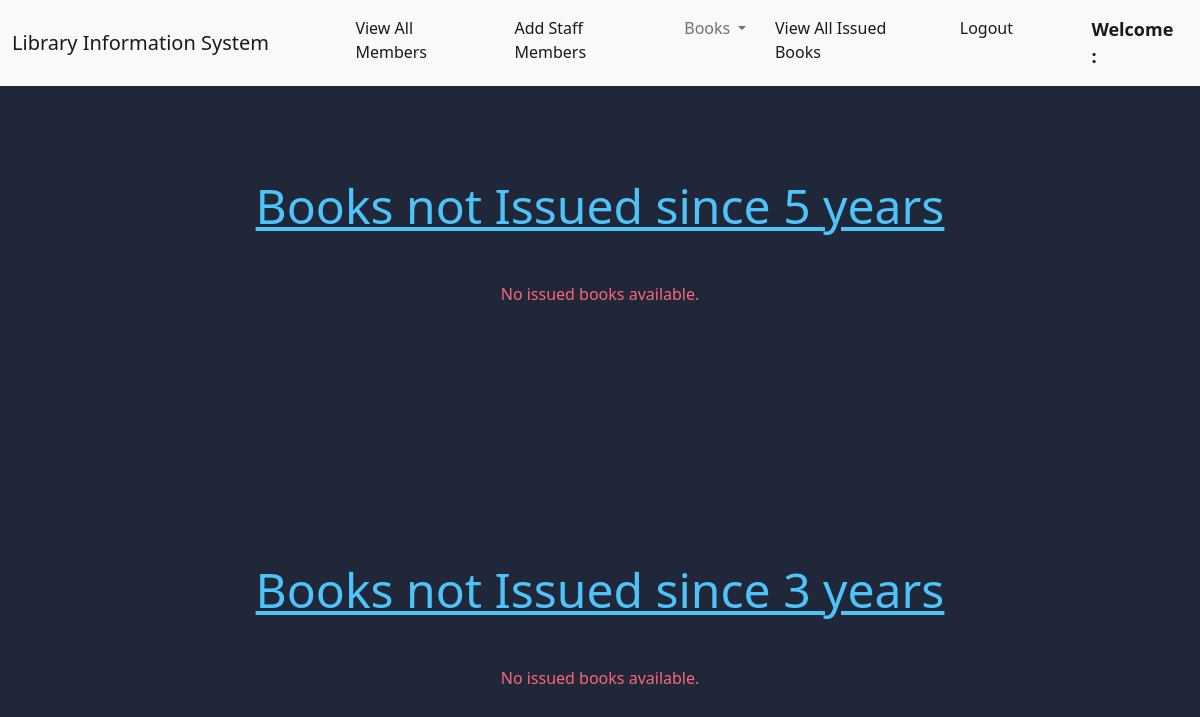
The app's page /staff/issue_statistics/, older data.
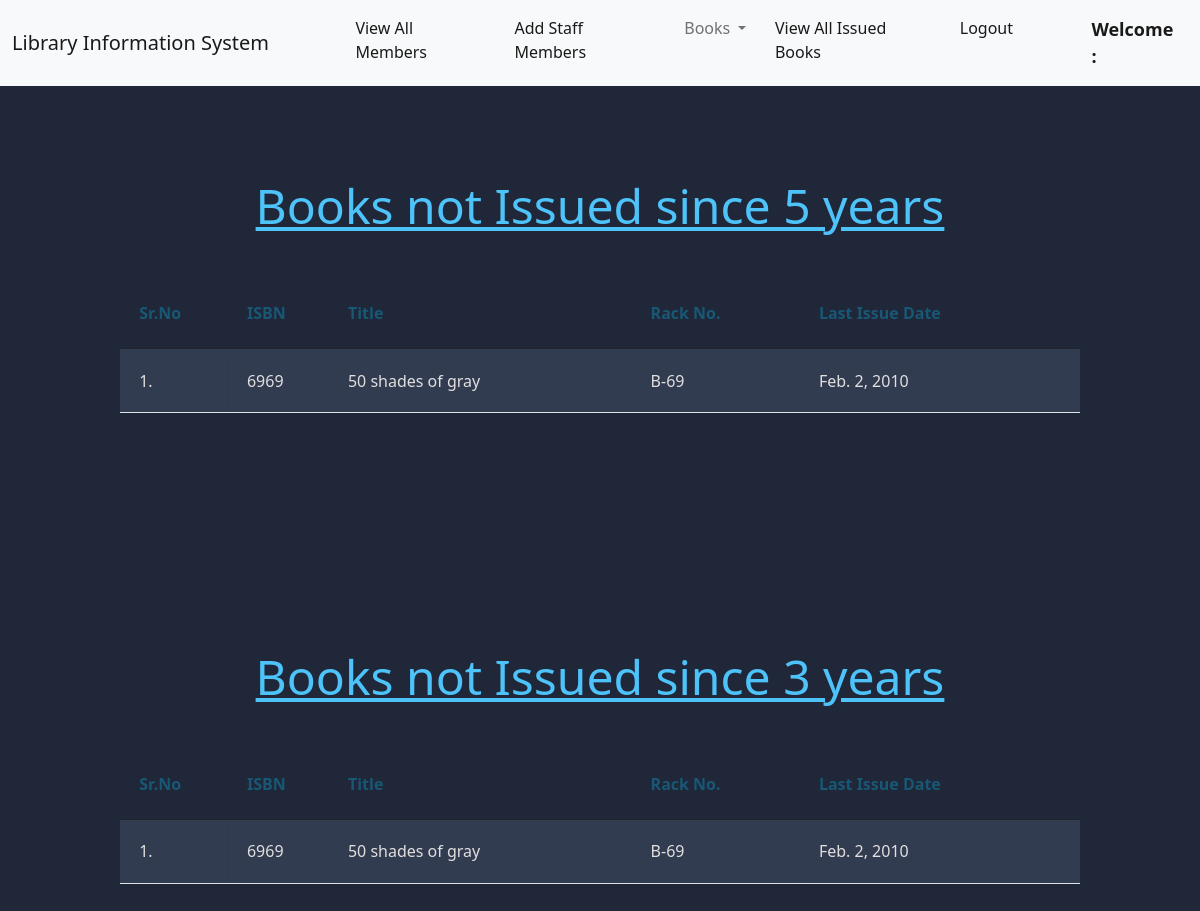
The same page, newer data.
### book/models.py (models this page shows, shortened)
class Book(models.Model):
    title = models.CharField(max_length=200)
    author = models.CharField(max_length=200)
    isbn = models.CharField(max_length= 15)
    rack_number = models.CharField(max_length= 10)
    issue_date = models.DateField(null= True)
    date_added = models.DateField(null=True)
    return_requested = models.BooleanField(default=False)
    last_issued_date = models.DateField(null=True)
    issue_member = models.ForeignKey("member.Member", on_delete = models.SET_NULL, null = True)

### staff/views.py (the view)
# urls.py: path("issue_statistics/", views.issue_statistics, name="issue_statistics"),
def issue_statistics(request):
    books = Book.objects.all()
    not_issued_5 = []
    not_issued_3 = []
    for book in books:
        if book.date_added is not None:
            if book.date_added + relativedelta(years=5) < datetime.date.today():
                if book.last_issued_date is None or book.last_issued_date  + relativedelta(years=5) < datetime.date.today():
                    not_issued_5.append(book)
            if book.date_added + relativedelta(years=3) < datetime.date.today():
                if book.last_issued_date is None or book.last_issued_date  + relativedelta(years=3) < datetime.date.today():
                    not_issued_3.append(book)
    return render(request, "staff/book_issue_statistics.html", {'not_issued_3': not_issued_3, 'not_issued_5': not_issued_5, 'navbar_extends': "staff/librarian_navbar.html",})

### staff/templates/staff/book_issue_statistics.html (shortened to what this page needs)
{% extends navbar_extends %}
{% block body%}
<div class="container">
  <h1 class="text-center"><u>Books not Issued since 5 years</u></h1>
  {% if not_issued_5|length == 0 %}
  <h3 class="text-center">No issued books available.</h3>
  {% else %}
  <table class="table table-hover">
    <thead>
      <tr>
        <th><h1>Sr.No</h1></th>
        <th><h1>ISBN</h1></th>
        <th><h1>Title</h1></th>
        <th><h1>Rack No.</h1></th>
        <th><h1>Last Issue Date</h1></th>
      </tr>
    </thead>
    <tbody>
      {% for book in not_issued_5 %}
      <tr>
        <td>{{forloop.counter}}.</td>
        <td>{{book.isbn}}</td>
        <td>{{book.title}}</td>
        <td>{{book.rack_number}}</td>
        <td>{{book.last_issued_date}}</td>
      </tr>
      {% endfor %}
    </tbody>
  </table>
  {% endif %}
</div>
<div class="container">
  <h1 class="text-center"><u>Books not Issued since 3 years</u></h1>
  {% if not_issued_3|length == 0 %}
  <h3 class="text-center">No issued books available.</h3>
  {% else %}
  <table class="table table-hover" >
    <thead>
      <tr>
        <th><h1>Sr.No</h1></th>
        <th><h1>ISBN</h1></th>
        <th><h1>Title</h1></th>
        <th><h1>Rack No.</h1></th>
        <th><h1>Last Issue Date</h1></th>
      </tr>
    </thead>
    <tbody>
      {% for book in not_issued_3 %}
      <tr>
        <td>{{forloop.counter}}.</td>
        <td>{{book.isbn}}</td>
        <td>{{book.title}}</td>
        <td>{{book.rack_number}}</td>
        <td>{{book.last_issued_date}}</td>
      </tr>
      {% endfor %}
    </tbody>
  </table>
  {% endif %}
</div>
{% endblock %}

Row changes from the older to the newer data that the page shows:
now on this page (row edited): Book: isbn "6969", title "50 shades of gray", rack_number "B-69", last_issued_date "Feb. 2, 2010"
Text that changed along with them:
text no longer shown: "No issued books available. No issued books available."
text now shown: "Sr.No ISBN Title Rack No. Last Issue Date Sr.No ISBN Title Rack No. Last Issue Date"
